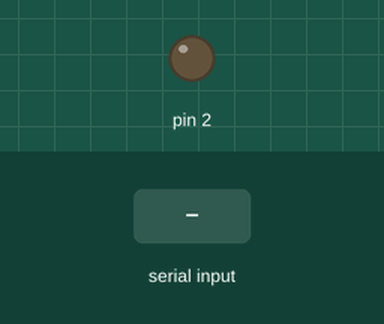
Recording of a sketch running on a simulated Arduino Uno, built with avr-gcc and run on an emulated ATmega328P. On the bench: output pins drawn as LEDs (lit = HIGH). Dashed ring = blinking. The inputs (shaded band) are chosen by the test bench.

Above: at 1.2 s.
1.3 s: "BLINK\n" received over Serial
At 1.5 s:
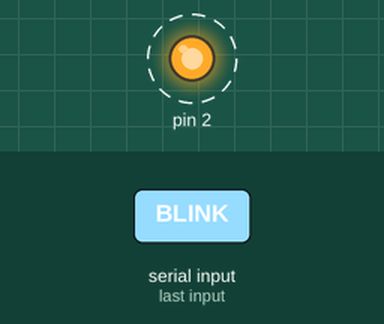
4.3 s: "ON\n" received over Serial
6.0 s: "OFF\n" received over Serial
At 7.2 s:
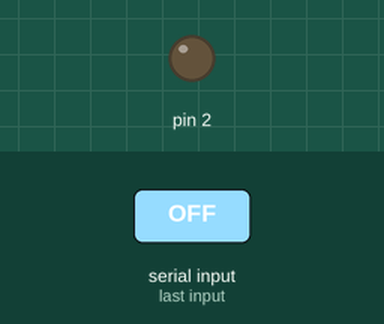
Timing chart, 0 to 9.0 s (numbered marks = the images above; inputs shaded):
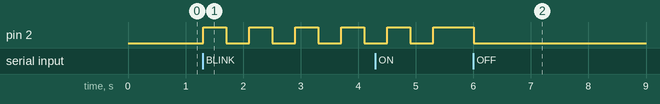

The sketch:

logic.ino.ino
```cpp
//logic

void setup() {
Serial.begin(9600);
pinMode(2, OUTPUT);

}

void loop() {
  //เช็ค com port
  if(Serial.available()){
    String command = Serial.readStringUntil('\n');
    command.trim();

    //ไฟติด
    if(command == "ON"){
      digitalWrite(2, HIGH);
    }
    else if(command == "OFF"){
      digitalWrite(2, LOW);
    }

    else if(command == "BLINK"){
      blinkLED();
    }

  }

}

void blinkLED(){

  for(int i = 0; i< 5; i++){
    digitalWrite(2, HIGH);
    delay(400);
    digitalWrite(2 ,LOW);
    delay(400);
  }
}
```

Measured:
- after the input at 1.3 s, pin 2: alternates HIGH for 0.40 s and LOW for 0.40 s, starting at once
- after the input at 6.0 s, pin 2: HIGH → LOW at once
